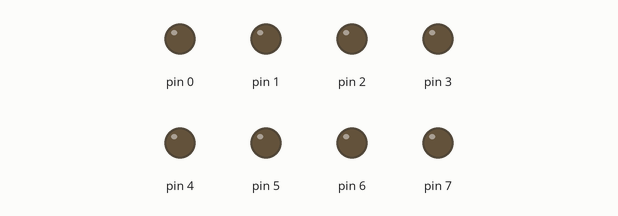
Simulated run of this sketch. Board: Arduino Uno, built with avr-gcc and run on an emulated ATmega328P. Shown: output pins drawn as LEDs (lit = HIGH).

Above: at 0.5 s.
At 3.5 s:
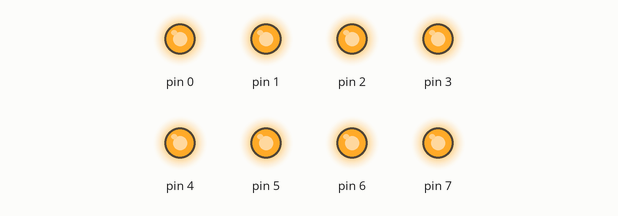
Timing chart, 0 to 4.6 s (numbered marks = the images above):
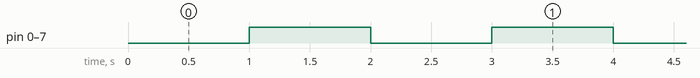

The sketch:

A02.ino
```cpp
// (licence header left out)
// the setup routine runs once when you press reset:
void setup() {
  for (int i = 0; i < 8; i++) {
    pinMode(i, OUTPUT);
  }
}

// the loop routine runs over and over again forever:
void loop() {
  PORTD = 0x00;
  delay(1000);
  PORTD = 0xFF;
  delay(1000);
}
```

Measured:
- by itself, pin 0–7: alternates HIGH for 1.0 s and LOW for 1.0 s
